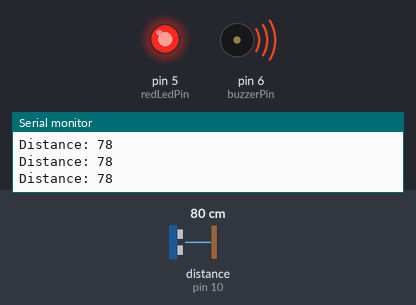
The sketch below on a simulated Arduino Uno, built with avr-gcc and run on an emulated ATmega328P. Parts: output pins drawn as LEDs (lit = HIGH), buzzer (waves = sounding, pin HIGH), the last lines printed to the serial monitor. Wiring (inferred from the names in the program): ultrasonic range finder: trigger pin 9; echo pin 10. The inputs (shaded band) are chosen by the test bench; at power-on: distance to the obstacle (sensor on pin 10) 80 cm. The echo pulse lasts 58.3 µs per cm; pins used as bus, display or sensor lines are not drawn.

Above: at 1.2 s.
1.3 s: distance to the obstacle (sensor on pin 10) set to 24 cm
2.8 s: distance to the obstacle (sensor on pin 10) set to 20 cm
At 3.5 s:
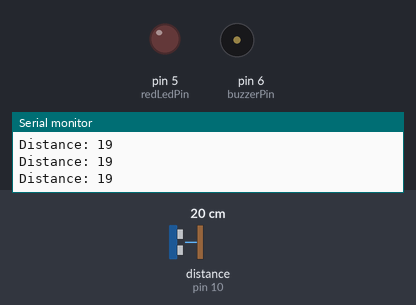
4.3 s: distance to the obstacle (sensor on pin 10) set to 35 cm
At 5.5 s:
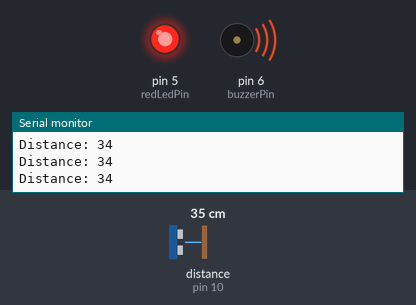
5.8 s: distance to the obstacle (sensor on pin 10) set to 9 cm
At 7.1 s:
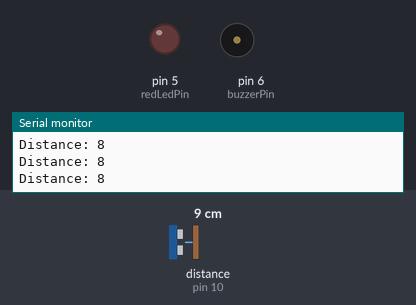
Timing chart, 0 to 8.3 s (numbered marks = the images above; inputs shaded):
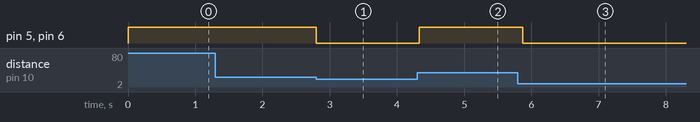

The sketch:

software_code.ino
```cpp
// Pin configuration
const int trigPin = 9;      // Ultrasonic sensor TRIG
const int echoPin = 10;     // Ultrasonic sensor ECHO
const int buzzerPin = 6;    // Buzzer
const int redLedPin = 5;    // Red LED

// Distance threshold in cm
const long thresholdDistance = 20;

void setup() {
  pinMode(trigPin, OUTPUT);
  pinMode(echoPin, INPUT);
  pinMode(buzzerPin, OUTPUT);
  pinMode(redLedPin, OUTPUT);

  Serial.begin(9600); // Optional: for debugging
}

void loop() {
  long duration, distance;

  // Send ultrasonic pulse
  digitalWrite(trigPin, LOW);
  delayMicroseconds(2);
  digitalWrite(trigPin, HIGH);
  delayMicroseconds(10);
  digitalWrite(trigPin, LOW);

  // Read echo pulse
  duration = pulseIn(echoPin, HIGH);

  // Calculate distance in cm
  distance = duration * 0.034 / 2;

  Serial.print("Distance: ");
  Serial.println(distance);

  // Check if object is outside proximity
  if (distance > thresholdDistance) {
    digitalWrite(buzzerPin, HIGH); // Turn on buzzer
    digitalWrite(redLedPin, HIGH); // Turn on red LED
  } else {
    digitalWrite(buzzerPin, LOW);  // Turn off buzzer
    digitalWrite(redLedPin, LOW);  // Turn off red LED
  }

  delay(100); // Small delay for stability
}
```

Measured:
- the behaviour switches between 22 and 21 cm on distance to the obstacle (sensor on pin 10) (found by bisection; images 0 and 1)
- after the input at 2.8 s, pin 5 (redLedPin), pin 6 (buzzerPin): HIGH → LOW at once
- after the input at 4.3 s, pin 5 (redLedPin), pin 6 (buzzerPin): LOW → HIGH at once
- after the input at 5.8 s, pin 5 (redLedPin), pin 6 (buzzerPin): HIGH → LOW after 0.07 s
